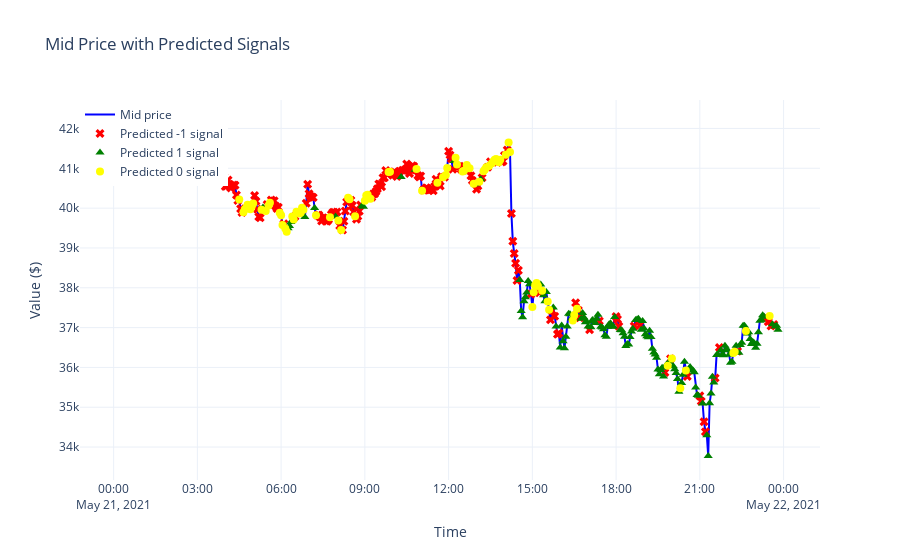

Notebook code cell kept with this figure:
### Code cell
# Add the Y_pred column 
exchange_1_test['Y_pred'] = Y_pred

# Create the figure
fig = go.Figure()

# Plot Mid Price Line
fig.add_trace(go.Scatter(
    x=exchange_1_test.index,
    y=exchange_1_test['MID_PRICE'],
    mode='lines',
    name='Mid price',
    line=dict(color='blue')
))

# Scatter Red markers (-1 predicted signal)
fig.add_trace(go.Scatter(
    x=exchange_1_test.index[exchange_1_test['Y_pred'] == -1],
    y=exchange_1_test['MID_PRICE'][exchange_1_test['Y_pred'] == -1],
    mode='markers',
    name='Predicted -1 signal',
    marker=dict(color='red', size=8, symbol='x')
))

# Scatter Green markers (+1 predicted signal)
fig.add_trace(go.Scatter(
    x=exchange_1_test.index[exchange_1_test['Y_pred'] == 1],
    y=exchange_1_test['MID_PRICE'][exchange_1_test['Y_pred'] == 1],
    mode='markers',
    name='Predicted 1 signal',
    marker=dict(color='green', size=8, symbol='triangle-up')
))

# Scatter Yellow markers (0 predicted signal)
fig.add_trace(go.Scatter(
    x=exchange_1_test.index[exchange_1_test['Y_pred'] == 0],
    y=exchange_1_test['MID_PRICE'][exchange_1_test['Y_pred'] == 0],
    mode='markers',
    name='Predicted 0 signal',
    marker=dict(color='yellow', size=8, symbol='circle')
))

# Update layout (title, labels, grid)
fig.update_layout(
    title='Mid Price with Predicted Signals',
    xaxis_title='Time',
    yaxis_title='Value ($)',
    legend=dict(x=0, y=1),
    hovermode='x unified',
    template='plotly_white'
)

# Show the interactive plot
fig.show()
